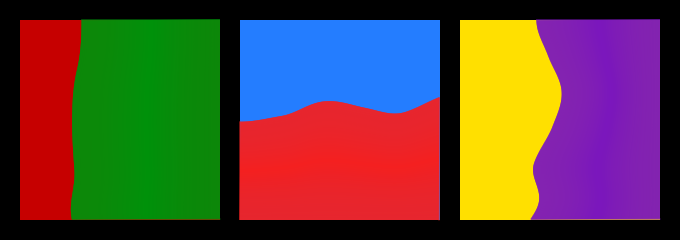
Frame 1 (no input)
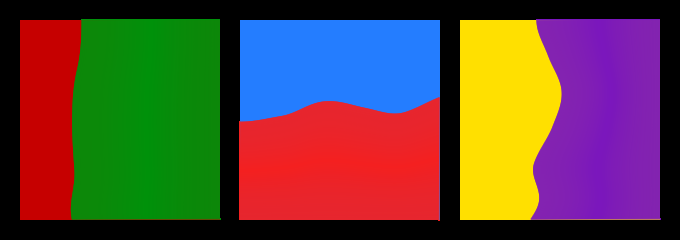
Frame 60 (no input)
Frame 120 (the mouse pressed at the canvas centre since frame 60): identical to frame 60, image omitted

The p5.js sketch that drew these frames (run headless with seeded random() and noise() and a simulated clock; from frame 60 on, the mouse is pressed at the canvas centre):

// p5.js sketch
// ── sketch.js
function setup() {
  //creo lo sfondo nero su cui si posizioneranno i tre quadrati
  createCanvas(680, 240);
  background(0);
}

function draw() {
  //1
  //sfondo
  fill(198,0,0);
  noStroke();
  rect(20, 20, 200, 200);  
  
  //curva
  stroke(0,145,10);
  noFill();
  beginShape();
  for (var i = 0; i < 200; i++) {
	var c = map(i, 0, 200, 1, 1.5); 
	var y = 200 * noise(c);
	vertex(y, i+20); //tengo conto del margine di 20
    vertex(220, i+20);    
  }
  endShape();
  
  //2
  //sfondo
  fill(36,125,255);
  noStroke();
  rect(240, 20, 200, 200);  
  
  //curva
  stroke(244,33,33);
  noFill();
  beginShape();
  for (var i = 0; i < 200; i++) {
	var c = map(i, 0, 200, 1, 1.6); 
	var y = 200 * noise(c+10);
	vertex(i+240, y);
    vertex(i+240, 220);    
  }
  endShape();
  
  
  //3
  //sfondo
  fill(255,224,00);
  noStroke();
  rect(460, 20, 200, 200);  
  
  //curva
  stroke(123,23,188);
  noFill();
  beginShape();
  for (var i = 0; i < 200; i++) {
	var c = map(i, 0, 200, 1, 1.7); 
	var y = 200 * noise(c+15);
	vertex(y+460, i+20);
    vertex(660, i+20);  
    
  }
  endShape();
}
